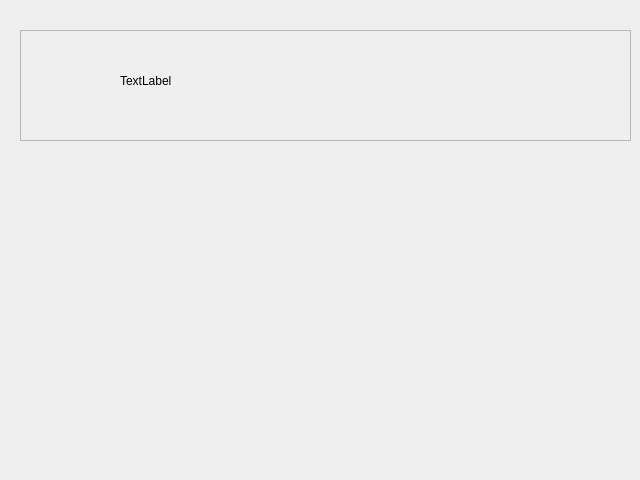
<?xml version="1.0" encoding="UTF-8"?>
<ui version="4.0">
 <class>DsbAquarium</class>
 <widget class="QDialog" name="DsbAquarium">
  <property name="geometry">
   <rect>
    <x>0</x>
    <y>0</y>
    <width>640</width>
    <height>480</height>
   </rect>
  </property>
  <property name="windowTitle">
   <string>DSB Aquarium</string>
  </property>
  <widget class="QFrame" name="frame">
   <property name="geometry">
    <rect>
     <x>20</x>
     <y>30</y>
     <width>611</width>
     <height>111</height>
    </rect>
   </property>
   <property name="frameShape">
    <enum>QFrame::Shape::StyledPanel</enum>
   </property>
   <property name="frameShadow">
    <enum>QFrame::Shadow::Raised</enum>
   </property>
   <widget class="QLabel" name="dsb_temperature">
    <property name="geometry">
     <rect>
      <x>100</x>
      <y>30</y>
      <width>421</width>
      <height>41</height>
     </rect>
    </property>
    <property name="text">
     <string>TextLabel</string>
    </property>
   </widget>
  </widget>
 </widget>
 <resources/>
 <connections/>
</ui>
